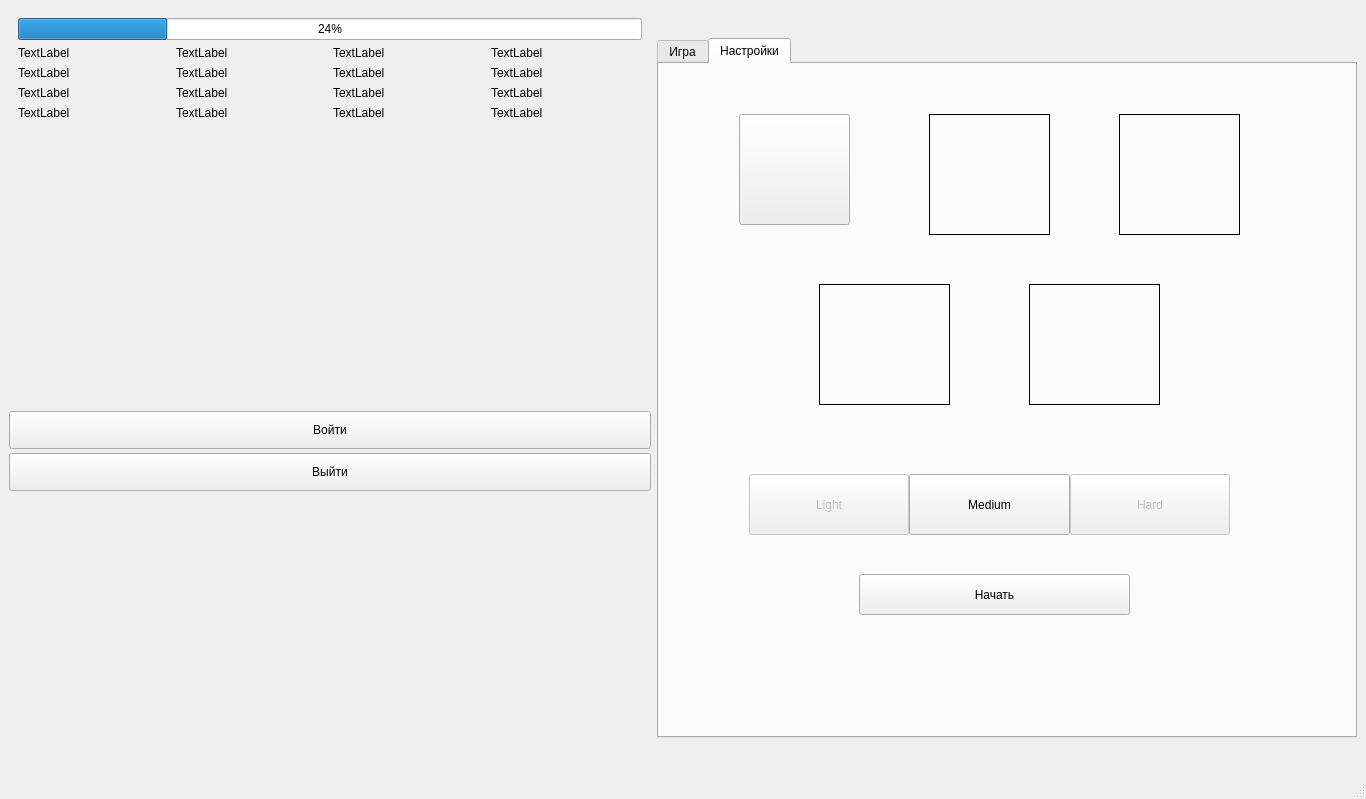
<?xml version="1.0" encoding="UTF-8"?>
<ui version="4.0">
 <class>MainWindow</class>
 <widget class="QMainWindow" name="MainWindow">
  <property name="geometry">
   <rect>
    <x>0</x>
    <y>0</y>
    <width>1366</width>
    <height>799</height>
   </rect>
  </property>
  <property name="minimumSize">
   <size>
    <width>920</width>
    <height>600</height>
   </size>
  </property>
  <property name="maximumSize">
   <size>
    <width>1500</width>
    <height>15500</height>
   </size>
  </property>
  <property name="windowTitle">
   <string>Zoo</string>
  </property>
  <property name="windowIcon">
   <iconset>
    <normaloff>../resources/images/allanimals.jpg</normaloff>../resources/images/allanimals.jpg</iconset>
  </property>
  <property name="styleSheet">
   <string notr="true"/>
  </property>
  <widget class="QWidget" name="centralwidget">
   <layout class="QGridLayout" name="gridLayout_3">
    <item row="0" column="0">
     <layout class="QVBoxLayout" name="verticalLayout_3">
      <property name="spacing">
       <number>4</number>
      </property>
      <item>
       <widget class="QWidget" name="widget" native="true">
        <layout class="QGridLayout" name="gridLayout_2">
         <item row="0" column="0">
          <widget class="QProgressBar" name="progressBar">
           <property name="value">
            <number>24</number>
           </property>
          </widget>
         </item>
         <item row="1" column="0">
          <layout class="QGridLayout" name="gridLayout">
           <property name="sizeConstraint">
            <enum>QLayout::SetDefaultConstraint</enum>
           </property>
           <item row="0" column="3">
            <widget class="QLabel" name="label_4">
             <property name="styleSheet">
              <string notr="true">QLabel:hover{
background:orange;
}</string>
             </property>
             <property name="text">
              <string>TextLabel</string>
             </property>
            </widget>
           </item>
           <item row="0" column="0">
            <widget class="QLabel" name="label">
             <property name="styleSheet">
              <string notr="true">QLabel:hover{
background:orange;
}</string>
             </property>
             <property name="text">
              <string>TextLabel</string>
             </property>
            </widget>
           </item>
           <item row="1" column="3">
            <widget class="QLabel" name="label_16">
             <property name="styleSheet">
              <string notr="true">QLabel:hover{
background:orange;
}</string>
             </property>
             <property name="text">
              <string>TextLabel</string>
             </property>
            </widget>
           </item>
           <item row="2" column="2">
            <widget class="QLabel" name="label_12">
             <property name="styleSheet">
              <string notr="true">QLabel:hover{
background:orange;
}</string>
             </property>
             <property name="text">
              <string>TextLabel</string>
             </property>
            </widget>
           </item>
           <item row="0" column="1">
            <widget class="QLabel" name="label_7">
             <property name="styleSheet">
              <string notr="true">QLabel:hover{
background:orange;
}</string>
             </property>
             <property name="text">
              <string>TextLabel</string>
             </property>
            </widget>
           </item>
           <item row="3" column="0">
            <widget class="QLabel" name="label_6">
             <property name="sizePolicy">
              <sizepolicy hsizetype="Preferred" vsizetype="Minimum">
               <horstretch>0</horstretch>
               <verstretch>0</verstretch>
              </sizepolicy>
             </property>
             <property name="styleSheet">
              <string notr="true">QLabel:hover{
background:orange;
}</string>
             </property>
             <property name="text">
              <string>TextLabel</string>
             </property>
            </widget>
           </item>
           <item row="2" column="1">
            <widget class="QLabel" name="label_9">
             <property name="styleSheet">
              <string notr="true">QLabel:hover{
background:orange;
}</string>
             </property>
             <property name="text">
              <string>TextLabel</string>
             </property>
            </widget>
           </item>
           <item row="3" column="3">
            <widget class="QLabel" name="label_14">
             <property name="styleSheet">
              <string notr="true">QLabel:hover{
background:orange;
}</string>
             </property>
             <property name="text">
              <string>TextLabel</string>
             </property>
            </widget>
           </item>
           <item row="0" column="2">
            <widget class="QLabel" name="label_3">
             <property name="styleSheet">
              <string notr="true">QLabel:hover{
background:orange;
}</string>
             </property>
             <property name="text">
              <string>TextLabel</string>
             </property>
            </widget>
           </item>
           <item row="3" column="2">
            <widget class="QLabel" name="label_13">
             <property name="styleSheet">
              <string notr="true">QLabel:hover{
background:orange;
}</string>
             </property>
             <property name="text">
              <string>TextLabel</string>
             </property>
            </widget>
           </item>
           <item row="1" column="1">
            <widget class="QLabel" name="label_8">
             <property name="styleSheet">
              <string notr="true">QLabel:hover{
background:orange;
}</string>
             </property>
             <property name="text">
              <string>TextLabel</string>
             </property>
            </widget>
           </item>
           <item row="1" column="0">
            <widget class="QLabel" name="label_5">
             <property name="styleSheet">
              <string notr="true">QLabel:hover{
background:orange;
}</string>
             </property>
             <property name="text">
              <string>TextLabel</string>
             </property>
            </widget>
           </item>
           <item row="2" column="3">
            <widget class="QLabel" name="label_15">
             <property name="styleSheet">
              <string notr="true">QLabel:hover{
background:orange;
}</string>
             </property>
             <property name="text">
              <string>TextLabel</string>
             </property>
            </widget>
           </item>
           <item row="2" column="0">
            <widget class="QLabel" name="label_2">
             <property name="styleSheet">
              <string notr="true">QLabel:hover{
background:orange;
}</string>
             </property>
             <property name="text">
              <string>TextLabel</string>
             </property>
            </widget>
           </item>
           <item row="3" column="1">
            <widget class="QLabel" name="label_10">
             <property name="styleSheet">
              <string notr="true">QLabel:hover{
background:orange;
}</string>
             </property>
             <property name="text">
              <string>TextLabel</string>
             </property>
            </widget>
           </item>
           <item row="1" column="2">
            <widget class="QLabel" name="label_11">
             <property name="sizePolicy">
              <sizepolicy hsizetype="Preferred" vsizetype="Preferred">
               <horstretch>0</horstretch>
               <verstretch>0</verstretch>
              </sizepolicy>
             </property>
             <property name="styleSheet">
              <string notr="true">QLabel:hover{
background:orange;
}</string>
             </property>
             <property name="text">
              <string>TextLabel</string>
             </property>
            </widget>
           </item>
          </layout>
         </item>
        </layout>
       </widget>
      </item>
      <item>
       <spacer name="verticalSpacer">
        <property name="orientation">
         <enum>Qt::Vertical</enum>
        </property>
        <property name="sizeHint" stdset="0">
         <size>
          <width>20</width>
          <height>40</height>
         </size>
        </property>
       </spacer>
      </item>
      <item>
       <widget class="QPushButton" name="pushButton">
        <property name="sizePolicy">
         <sizepolicy hsizetype="Preferred" vsizetype="Preferred">
          <horstretch>0</horstretch>
          <verstretch>0</verstretch>
         </sizepolicy>
        </property>
        <property name="minimumSize">
         <size>
          <width>100</width>
          <height>38</height>
         </size>
        </property>
        <property name="text">
         <string>Войти</string>
        </property>
       </widget>
      </item>
      <item>
       <widget class="QPushButton" name="pushButton_2">
        <property name="sizePolicy">
         <sizepolicy hsizetype="Preferred" vsizetype="Preferred">
          <horstretch>0</horstretch>
          <verstretch>0</verstretch>
         </sizepolicy>
        </property>
        <property name="minimumSize">
         <size>
          <width>50</width>
          <height>38</height>
         </size>
        </property>
        <property name="text">
         <string>Выйти</string>
        </property>
        <property name="iconSize">
         <size>
          <width>30</width>
          <height>30</height>
         </size>
        </property>
       </widget>
      </item>
      <item>
       <spacer name="verticalSpacer_2">
        <property name="orientation">
         <enum>Qt::Vertical</enum>
        </property>
        <property name="sizeHint" stdset="0">
         <size>
          <width>20</width>
          <height>40</height>
         </size>
        </property>
       </spacer>
      </item>
     </layout>
    </item>
    <item row="0" column="1">
     <widget class="QTabWidget" name="tabWidget">
      <property name="minimumSize">
       <size>
        <width>700</width>
        <height>500</height>
       </size>
      </property>
      <property name="maximumSize">
       <size>
        <width>700</width>
        <height>700</height>
       </size>
      </property>
      <property name="currentIndex">
       <number>1</number>
      </property>
      <property name="iconSize">
       <size>
        <width>110</width>
        <height>110</height>
       </size>
      </property>
      <widget class="QWidget" name="tab">
       <attribute name="title">
        <string>Игра</string>
       </attribute>
       <layout class="QGridLayout" name="gridLayout_5">
        <item row="0" column="0">
         <layout class="QGridLayout" name="gridLayout_4">
          <item row="0" column="0">
           <layout class="QVBoxLayout" name="layout">
            <item>
             <widget class="QLabel" name="label_17">
              <property name="text">
               <string>Таймер:</string>
              </property>
             </widget>
            </item>
           </layout>
          </item>
         </layout>
        </item>
       </layout>
      </widget>
      <widget class="QWidget" name="tab_2">
       <attribute name="title">
        <string>Настройки</string>
       </attribute>
       <widget class="QPushButton" name="pushButton_4">
        <property name="geometry">
         <rect>
          <x>200</x>
          <y>510</y>
          <width>271</width>
          <height>41</height>
         </rect>
        </property>
        <property name="text">
         <string>Начать</string>
        </property>
       </widget>
       <widget class="QWidget" name="horizontalLayoutWidget">
        <property name="geometry">
         <rect>
          <x>90</x>
          <y>410</y>
          <width>481</width>
          <height>61</height>
         </rect>
        </property>
        <layout class="QHBoxLayout" name="horizontalLayout">
         <property name="spacing">
          <number>0</number>
         </property>
         <item>
          <widget class="QPushButton" name="pushButton_6">
           <property name="enabled">
            <bool>false</bool>
           </property>
           <property name="sizePolicy">
            <sizepolicy hsizetype="Minimum" vsizetype="Preferred">
             <horstretch>0</horstretch>
             <verstretch>0</verstretch>
            </sizepolicy>
           </property>
           <property name="text">
            <string>Light</string>
           </property>
           <property name="checkable">
            <bool>false</bool>
           </property>
          </widget>
         </item>
         <item>
          <widget class="QPushButton" name="pushButton_7">
           <property name="sizePolicy">
            <sizepolicy hsizetype="Minimum" vsizetype="Preferred">
             <horstretch>0</horstretch>
             <verstretch>0</verstretch>
            </sizepolicy>
           </property>
           <property name="text">
            <string>Medium</string>
           </property>
          </widget>
         </item>
         <item>
          <widget class="QPushButton" name="pushButton_5">
           <property name="enabled">
            <bool>false</bool>
           </property>
           <property name="sizePolicy">
            <sizepolicy hsizetype="Minimum" vsizetype="Preferred">
             <horstretch>0</horstretch>
             <verstretch>0</verstretch>
            </sizepolicy>
           </property>
           <property name="text">
            <string>Hard</string>
           </property>
          </widget>
         </item>
        </layout>
       </widget>
       <widget class="QLabel" name="label_20">
        <property name="enabled">
         <bool>false</bool>
        </property>
        <property name="geometry">
         <rect>
          <x>160</x>
          <y>220</y>
          <width>131</width>
          <height>121</height>
         </rect>
        </property>
        <property name="styleSheet">
         <string notr="true">QLabel{
border: 1px solid black;}</string>
        </property>
        <property name="text">
         <string/>
        </property>
        <property name="pixmap">
         <pixmap>../gamefinish/resources/images/depositphotos_71499821-stock-photo-fun-cartoon-dog.jpg</pixmap>
        </property>
        <property name="scaledContents">
         <bool>true</bool>
        </property>
       </widget>
       <widget class="QLabel" name="label_21">
        <property name="enabled">
         <bool>false</bool>
        </property>
        <property name="geometry">
         <rect>
          <x>270</x>
          <y>50</y>
          <width>121</width>
          <height>121</height>
         </rect>
        </property>
        <property name="styleSheet">
         <string notr="true">QLabel{
border: 1px solid black;}</string>
        </property>
        <property name="text">
         <string/>
        </property>
        <property name="pixmap">
         <pixmap>../gamefinish/resources/images/depositphotos_13270628-stock-illustration-3d-cartoon-bird.jpg</pixmap>
        </property>
        <property name="scaledContents">
         <bool>true</bool>
        </property>
       </widget>
       <widget class="QLabel" name="label_22">
        <property name="enabled">
         <bool>false</bool>
        </property>
        <property name="geometry">
         <rect>
          <x>460</x>
          <y>50</y>
          <width>121</width>
          <height>121</height>
         </rect>
        </property>
        <property name="styleSheet">
         <string notr="true">QLabel{
border: 1px solid black;}</string>
        </property>
        <property name="text">
         <string/>
        </property>
        <property name="pixmap">
         <pixmap>../gamefinish/resources/images/depositphotos_37483085-stock-photo-fun-koala.jpg</pixmap>
        </property>
        <property name="scaledContents">
         <bool>true</bool>
        </property>
       </widget>
       <widget class="QLabel" name="label_18">
        <property name="enabled">
         <bool>false</bool>
        </property>
        <property name="geometry">
         <rect>
          <x>370</x>
          <y>220</y>
          <width>131</width>
          <height>121</height>
         </rect>
        </property>
        <property name="styleSheet">
         <string notr="true">QLabel{
border: 1px solid black;}</string>
        </property>
        <property name="text">
         <string/>
        </property>
        <property name="pixmap">
         <pixmap>../gamefinish/resources/images/depositphotos_136889860-stock-photo-funny-cartoon-character.jpg</pixmap>
        </property>
        <property name="scaledContents">
         <bool>true</bool>
        </property>
       </widget>
       <widget class="QPushButton" name="pushButton_3">
        <property name="geometry">
         <rect>
          <x>80</x>
          <y>50</y>
          <width>111</width>
          <height>111</height>
         </rect>
        </property>
        <property name="text">
         <string/>
        </property>
        <property name="icon">
         <iconset>
          <normaloff>icons/photo_2024-07-07_13-29-04.jpg</normaloff>icons/photo_2024-07-07_13-29-04.jpg</iconset>
        </property>
        <property name="iconSize">
         <size>
          <width>100</width>
          <height>100</height>
         </size>
        </property>
       </widget>
       <zorder>pushButton_3</zorder>
       <zorder>pushButton_4</zorder>
       <zorder>horizontalLayoutWidget</zorder>
       <zorder>label_20</zorder>
       <zorder>label_21</zorder>
       <zorder>label_22</zorder>
       <zorder>label_18</zorder>
      </widget>
     </widget>
    </item>
   </layout>
  </widget>
  <widget class="QMenuBar" name="menubar">
   <property name="geometry">
    <rect>
     <x>0</x>
     <y>0</y>
     <width>1366</width>
     <height>21</height>
    </rect>
   </property>
  </widget>
  <widget class="QStatusBar" name="statusbar"/>
 </widget>
 <resources/>
 <connections/>
</ui>
